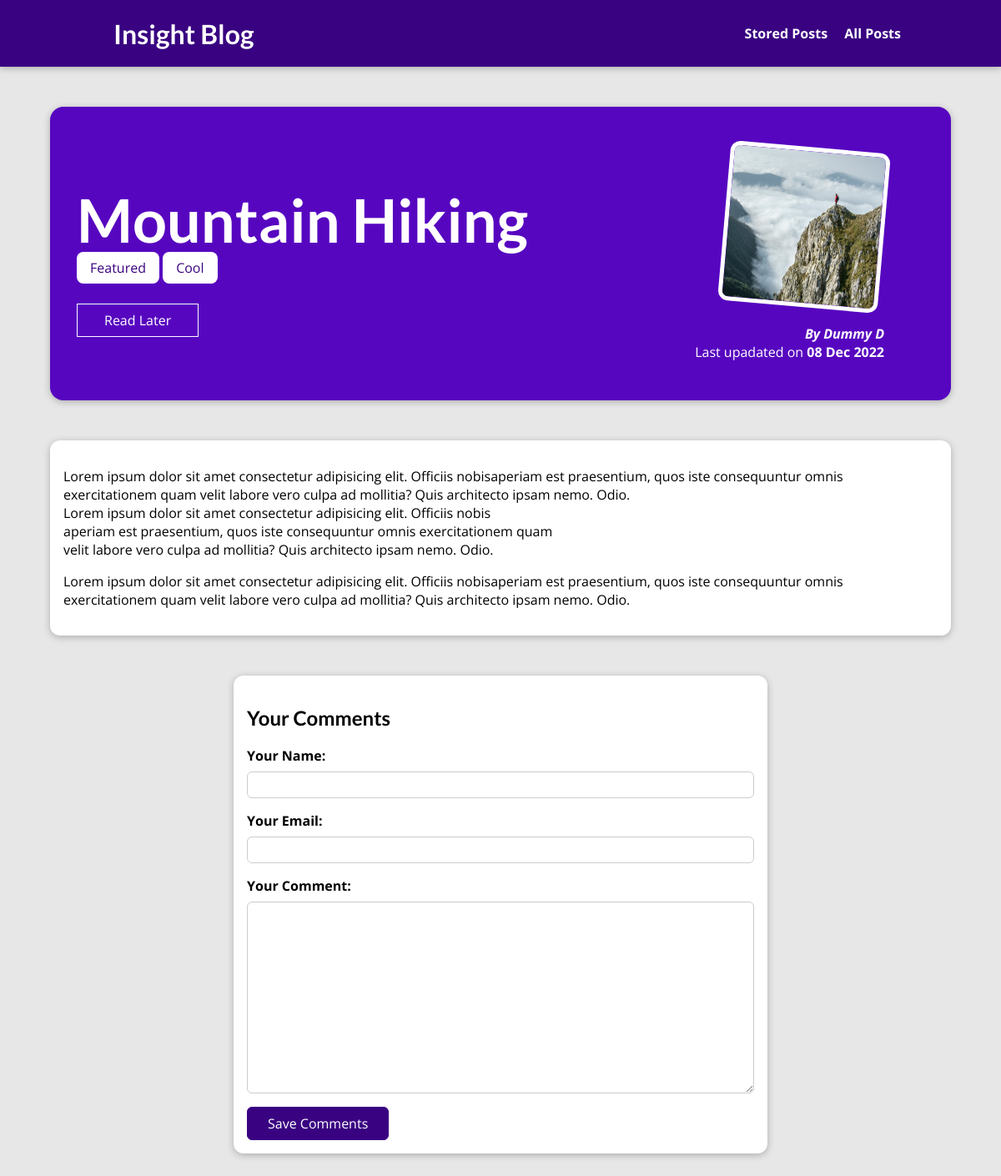
The page /posts/hike-in-the-mountains on the database its author committed.
### blog/models.py (models this page shows, shortened)
class Post(models.Model):
    title = models.CharField(max_length=150)
    excerpt = models.CharField(max_length=200)
    image = models.ImageField(upload_to='posts',null=True)
    date = models.DateField(auto_now=True)
    slug = models.SlugField(unique=True,db_index=True)
    content = models.TextField(validators=[MinLengthValidator(10)])
    author = models.ForeignKey(Author, on_delete=models.SET_NULL,null=True,related_name='posts')
    tags = models.ManyToManyField(Tag)

class Tag(models.Model):
    caption = models.CharField(max_length=20)

class Author(models.Model):
    first_name = models.CharField(max_length=100)
    last_name = models.CharField(max_length=100)
    email_address =models.EmailField()
    def full_name(self):
        return f"{self.first_name} {self.last_name}"
    def __str__(self):
        return self.full_name()

### blog/views.py (the view, shortened to what this page needs)
# urls.py: path('posts/<slug:slug>',views.SinglePostView.as_view(),name='post-detail-page'),
class SinglePostView(View):
    def is_stored_post(self,request,post_id):
        stored_posts = request.session.get('stored_posts')
        if stored_posts is not None:
            is_saved_for_later = post_id in stored_posts
        else:
            is_saved_for_later = False
        return is_saved_for_later
    def get(self,request,slug):
        post = Post.objects.get(slug=slug)
        context = {
            'post':post,
            'post_tags':post.tags.all(),
            'comment_form':CommentForm(),
            'comments':post.comments.all().order_by('-id'),
            'saved_for_later':self.is_stored_post(request,post.id)
        }
        return render(request,'blog/post-detail.html',context)

### blog/forms.py
class CommentForm(forms.ModelForm):
    class Meta:
        model = Comment
        exclude = ['post']
        labels = {
            'user_name':'Your Name',
            'user_email':'Your Email',
            'text':'Your Comment'
        }

### blog/templates/blog/post-detail.html (shortened to what this page needs)
{% extends 'base.html' %}
{% load static %}
{% block css_files %}
<link rel="stylesheet" href="{% static 'blog/post-detail.css' %}">
{% endblock  %}
{% block content %}
<section id="summary">
<h2>{{post.title}}</h2>
<div>
    {% for tag in post_tags %}
    <span class='tag'>{{tag.caption}}</span>
    {% endfor %}
</div>
<div id="read-later">
    <form action="{% url 'read-later' %}" method="POST">
        <button>
            {% if saved_for_later %}
            Remove from "Read later" List
            {% else %}
            Read Later
            {% endif %}
        </button>
    </form>
</div>
<article>
    <img src="{{post.image.url}}" alt="{{Post.title}}">
    <address>By <a href="mailto:{{post.author.email_address}}">{{post.author}}</a></address>
    <div>
        Last upadated on <time>{{post.date|date:"d M Y"}}</time>
    </div>
</article>
</section>
<main>
   {{post.content|linebreaks}}
</main>
<section id="comment-form">
    <h2>Your Comments</h2>
    <form action="{% url 'post-detail-page' post.slug %}" method='POST'>
        {% for form_field in comment_form %}
        <div class="form-control {% if form_field.errors %}Invalid{% endif %}">
            {{form_field.label_tag}}
            {{form_field}}
        </div>
        {% endfor %}
        <button>Save Comments</button>
    </form>
</section>
{% endblock  %}

### static/app.css (style rules this page uses)
* { box-sizing: border-box; }
html { font-family: 'Open Sans', 'Lato', sans-serif; }
body { margin: 0; }
h1, h2, h3 { font-family: 'Lato', sans-serif; font-weight: bold; }

### blog/static/blog/post-detail.css (style rules this page uses)
body { background-color: #e7e7e7; }
#summary { margin: 8rem auto 3rem auto; padding: 2rem; width: 90%; max-width: 90rem; border-radius: 16px; background-color: #5706c0; position: relative; box-shadow: 0 2px 8px rgba(0, 0, 0, 0.25); height: 22rem; }
#summary h2 { color: white; font-size: 4.5rem; margin-bottom: 0.25rem; }
#summary article { position: absolute; top: 2rem; right: 3rem; padding: 1rem 2rem; border-radius: 12px; text-align: right; color: white; }
#summary article img { width: 12rem; height: 12rem; border-radius: 12px; transform: rotateZ(5deg); border: 5px solid white; margin-bottom: 1rem; }
#summary address { font-weight: bold; }
#summary a { color: white; text-decoration: none; }
#summary time { font-weight: bold; }
#read-later { margin: 2rem 0; }
#read-later button { background-color: transparent; border: 1px solid white; padding: 0.5rem 2rem; font: inherit; color: white; cursor: pointer; }
main { width: 90%; max-width: 90rem; margin: 3rem auto; background-color: white; padding: 1rem; border-radius: 12px; box-shadow: 0 2px 8px rgba(0, 0, 0, 0.25); }
.tag { background-color: white; color: #390281; padding: 0.5rem 1rem; border-radius: 8px; }
#comment-form { margin: 3rem auto; width: 90%; max-width: 40rem; border-radius: 12px; background-color: white; box-shadow: 0 2px 8px rgba(0, 0, 0, 0.25); padding: 1rem; }
#comment-form button { font: inherit; background-color: #390281; color: white; border: 1px solid #390281; padding: 0.5rem 1.5rem; border-radius: 6px; cursor: pointer; }
.form-control { margin-bottom: 1rem; }
.form-control label { font-weight: bold; margin-bottom: 0.5rem; display: block; }
.form-control input, .form-control textarea { display: block; width: 100%; font: inherit; padding: 0.25rem; border-radius: 6px; border: 1px solid #ccc; }

### rows shown on the page
Post: title "Mountain Hiking", image (picture), author "Dummy D", date "08 Dec 2022", content "Lorem ipsum dolor sit amet consectetur adipisicing elit. Officiis nobisaperiam est praesentium, quos iste consequuntur omnis exercitationem quam velit labore vero culpa ad mollitia? Quis architecto ipsam nemo. Odio. Lorem ipsum dolor sit amet consectetur adipisicing elit. Officiis nobis aperiam est praesentium, quos iste consequuntur omnis exercitationem quam velit labore vero culpa ad mollitia? Quis architecto ipsam nemo. Odio. Lorem ipsum dolor sit amet consectetur adipisicing elit. Officiis nobisaperiam est praesentium, quos iste consequuntur omnis exercitationem quam velit labore vero culpa ad mollitia? Quis architecto ipsam nemo. Odio."
Tag: caption "Featured"
Tag: caption "Cool"
